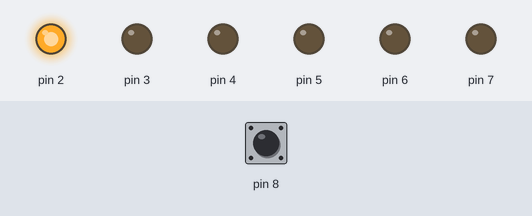
Bench run of a sketch on a simulated Arduino Uno, built with avr-gcc and run on an emulated ATmega328P. Shown: output pins drawn as LEDs (lit = HIGH). Dashed ring = blinking. Inputs (shaded band) come from the test bench; at power-on: pin 8 HIGH. Random numbers use the default seed unless the sketch sets one.

Above: at 1.2 s.
1.3 s: pin 8 pulled LOW for 0.15 s
At 2.4 s:
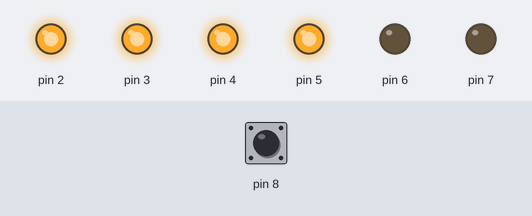
2.9 s: pin 8 pulled LOW for 0.15 s
At 3.6 s:
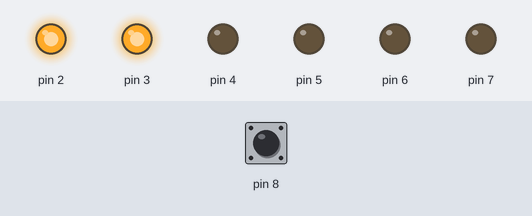
4.5 s: pin 8 pulled LOW for 1 s
At 6.1 s:
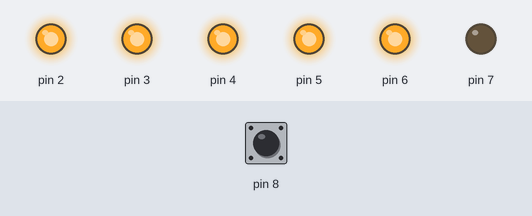
7.0 s: pin 8 pulled LOW for 3.2 s
At 8.4 s:
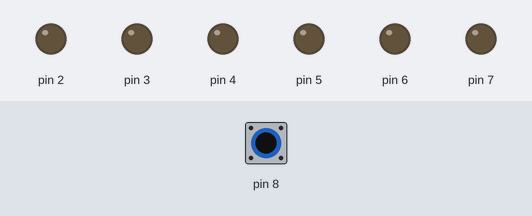
11.7 s: pin 8 pulled LOW for 0.15 s
At 12.7 s:
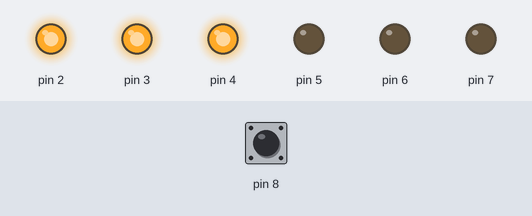
13.3 s: pin 8 pulsed LOW 5 times (0.12 s each, 0.3 s apart)
At 14.11 s:
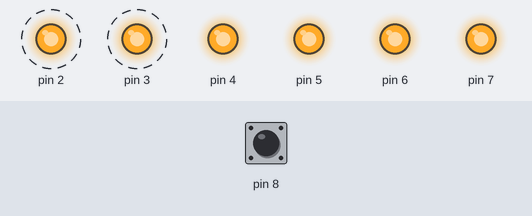
Timing chart, 0 to 16.3 s (numbered marks = the images above; inputs shaded):
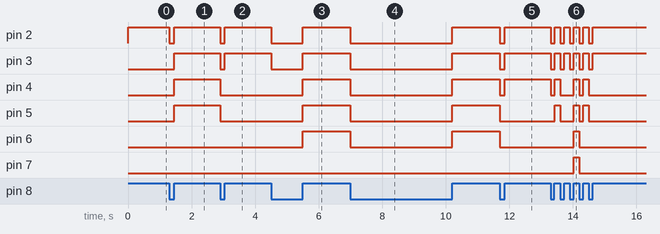

Measured:
- after the input at 1.3 s, pin 2: HIGH → LOW at once, → HIGH 0.15 s later; pin 3–5: LOW → HIGH after 0.15 s
- after the input at 2.9 s, pin 2, pin 3: HIGH → LOW at once, → HIGH 0.15 s later; pin 4, pin 5: HIGH → LOW at once
- after the input at 4.5 s, pin 2, pin 3: HIGH → LOW at once, → HIGH 1.0 s later; pin 4–6: LOW → HIGH after 1.0 s
- after the input at 7.0 s, pin 2–6: HIGH → LOW at once, → HIGH 3.2 s later
- after the input at 11.7 s, pin 2–4: HIGH → LOW at once, → HIGH 0.15 s later; pin 5, pin 6: HIGH → LOW at once
- after the input at 13.3 s, pin 2, pin 3: alternates HIGH for 0.18 s and LOW for 0.12 s, 10 changes in all, then stays HIGH, starting at once

The sketch:

slumpen.ino
```cpp
int slump; // Hur många LEDs ska vara tända

void setup() {

    // Ställ in alla lysdiodernas portar (2 - 7)
    for (int i = 2; i <= 7; i++ ) {
        pinMode(i, OUTPUT);
    }

    // Ställ in tryckknappens port
    pinMode(8, INPUT_PULLUP);
    slump = 0;
}

void loop() {
    // Om knappen är nedtryckt
    if(digitalRead(8) == LOW) {

        // Slumpa ett tal 0-5
        slump = random(6);

        // Sätt portar 2-7 till LOW (stäng av dioderna)
        for (int i = 2; i <= 7; i++) {
            digitalWrite(i, LOW);
        }

        // Vänta väldigt kort tid
        delay(10);

    // Knappen är inte nedtryckt
    } else {

        // tänd lysdioder från 2 till slump+2
        for (int i = 2; i <= slump+2; i++) {
            digitalWrite(i, HIGH);
        }
    }
}
```
